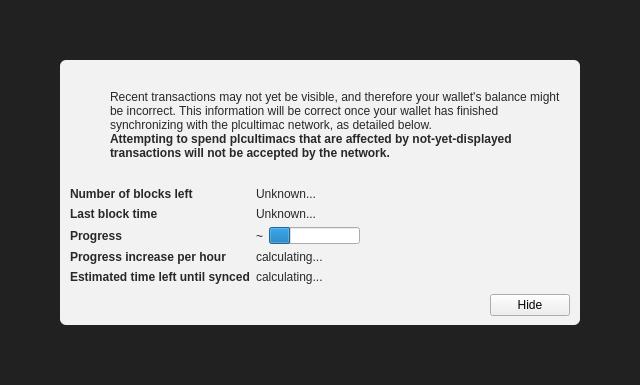
<?xml version="1.0" encoding="UTF-8"?>
<ui version="4.0">
 <class>ModalOverlay</class>
 <widget class="ModalOverlay" name="ModalOverlay">
  <property name="geometry">
   <rect>
    <x>0</x>
    <y>0</y>
    <width>640</width>
    <height>385</height>
   </rect>
  </property>
  <property name="windowTitle">
   <string>Form</string>
  </property>
  <layout class="QVBoxLayout" name="verticalLayout" stretch="0">
   <property name="sizeConstraint">
    <enum>QLayout::SetDefaultConstraint</enum>
   </property>
   <property name="leftMargin">
    <number>0</number>
   </property>
   <property name="topMargin">
    <number>0</number>
   </property>
   <property name="rightMargin">
    <number>0</number>
   </property>
   <property name="bottomMargin">
    <number>0</number>
   </property>
   <item>
    <widget class="QWidget" name="bgWidget" native="true">
     <property name="styleSheet">
      <string notr="true">#bgWidget { background: rgba(0,0,0,220); }</string>
     </property>
     <layout class="QVBoxLayout" name="verticalLayoutMain" stretch="1">
      <property name="leftMargin">
       <number>60</number>
      </property>
      <property name="topMargin">
       <number>60</number>
      </property>
      <property name="rightMargin">
       <number>60</number>
      </property>
      <property name="bottomMargin">
       <number>60</number>
      </property>
      <item>
       <widget class="QWidget" name="contentWidget" native="true">
        <property name="styleSheet">
         <string notr="true">#contentWidget { background: rgba(255,255,255,240); border-radius: 6px; }

QLabel { color: rgb(40,40,40);  }</string>
        </property>
        <layout class="QVBoxLayout" name="verticalLayoutSub" stretch="1,0,0,0">
         <property name="spacing">
          <number>0</number>
         </property>
         <property name="leftMargin">
          <number>10</number>
         </property>
         <property name="topMargin">
          <number>10</number>
         </property>
         <property name="rightMargin">
          <number>10</number>
         </property>
         <property name="bottomMargin">
          <number>10</number>
         </property>
         <item>
          <layout class="QHBoxLayout" name="horizontalLayoutIconText" stretch="0,1">
           <property name="topMargin">
            <number>20</number>
           </property>
           <item>
            <layout class="QVBoxLayout" name="verticalLayoutIcon">
             <property name="leftMargin">
              <number>0</number>
             </property>
             <item>
              <widget class="QPushButton" name="warningIcon">
               <property name="enabled">
                <bool>false</bool>
               </property>
               <property name="text">
                <string/>
               </property>
               <property name="icon">
                <iconset>
                 <normaloff>:/icons/warning</normaloff>
                 <disabledoff>:/icons/warning</disabledoff>:/icons/warning</iconset>
               </property>
               <property name="iconSize">
                <size>
                 <width>48</width>
                 <height>48</height>
                </size>
               </property>
               <property name="flat">
                <bool>true</bool>
               </property>
              </widget>
             </item>
             <item>
              <spacer name="verticalSpacerWarningIcon">
               <property name="orientation">
                <enum>Qt::Vertical</enum>
               </property>
               <property name="sizeHint" stdset="0">
                <size>
                 <width>20</width>
                 <height>40</height>
                </size>
               </property>
              </spacer>
             </item>
            </layout>
           </item>
           <item>
            <layout class="QVBoxLayout" name="verticalLayoutInfoText">
             <property name="leftMargin">
              <number>0</number>
             </property>
             <property name="topMargin">
              <number>0</number>
             </property>
             <item>
              <widget class="QLabel" name="infoText">
               <property name="text">
                <string>Recent transactions may not yet be visible, and therefore your wallet's balance might be incorrect. This information will be correct once your wallet has finished synchronizing with the plcultimac network, as detailed below.</string>
               </property>
               <property name="textFormat">
                <enum>Qt::RichText</enum>
               </property>
               <property name="wordWrap">
                <bool>true</bool>
               </property>
              </widget>
             </item>
             <item>
              <widget class="QLabel" name="infoTextStrong">
               <property name="font">
                <font>
                 <weight>75</weight>
                 <bold>true</bold>
                </font>
               </property>
               <property name="text">
                <string>Attempting to spend plcultimacs that are affected by not-yet-displayed transactions will not be accepted by the network.</string>
               </property>
               <property name="textFormat">
                <enum>Qt::RichText</enum>
               </property>
               <property name="wordWrap">
                <bool>true</bool>
               </property>
              </widget>
             </item>
             <item>
              <spacer name="verticalSpacerInTextSpace">
               <property name="orientation">
                <enum>Qt::Vertical</enum>
               </property>
               <property name="sizeHint" stdset="0">
                <size>
                 <width>20</width>
                 <height>40</height>
                </size>
               </property>
              </spacer>
             </item>
            </layout>
           </item>
          </layout>
         </item>
         <item>
          <spacer name="verticalSpacerAfterText">
           <property name="orientation">
            <enum>Qt::Vertical</enum>
           </property>
           <property name="sizeHint" stdset="0">
            <size>
             <width>20</width>
             <height>40</height>
            </size>
           </property>
          </spacer>
         </item>
         <item>
          <layout class="QFormLayout" name="formLayout">
           <property name="fieldGrowthPolicy">
            <enum>QFormLayout::FieldsStayAtSizeHint</enum>
           </property>
           <property name="horizontalSpacing">
            <number>6</number>
           </property>
           <property name="verticalSpacing">
            <number>6</number>
           </property>
           <property name="topMargin">
            <number>10</number>
           </property>
           <item row="0" column="0">
            <widget class="QLabel" name="labelNumberOfBlocksLeft">
             <property name="font">
              <font>
               <weight>75</weight>
               <bold>true</bold>
              </font>
             </property>
             <property name="text">
              <string>Number of blocks left</string>
             </property>
            </widget>
           </item>
           <item row="0" column="1">
            <widget class="QLabel" name="numberOfBlocksLeft">
             <property name="text">
              <string>Unknown...</string>
             </property>
            </widget>
           </item>
           <item row="1" column="0">
            <widget class="QLabel" name="labelLastBlockTime">
             <property name="font">
              <font>
               <weight>75</weight>
               <bold>true</bold>
              </font>
             </property>
             <property name="text">
              <string>Last block time</string>
             </property>
            </widget>
           </item>
           <item row="1" column="1">
            <widget class="QLabel" name="newestBlockDate">
             <property name="sizePolicy">
              <sizepolicy hsizetype="Maximum" vsizetype="Preferred">
               <horstretch>0</horstretch>
               <verstretch>0</verstretch>
              </sizepolicy>
             </property>
             <property name="text">
              <string>Unknown...</string>
             </property>
            </widget>
           </item>
           <item row="2" column="0">
            <widget class="QLabel" name="labelSyncDone">
             <property name="font">
              <font>
               <weight>75</weight>
               <bold>true</bold>
              </font>
             </property>
             <property name="text">
              <string>Progress</string>
             </property>
            </widget>
           </item>
           <item row="2" column="1">
            <layout class="QHBoxLayout" name="horizontalLayoutSync" stretch="0,1">
             <item>
              <widget class="QLabel" name="percentageProgress">
               <property name="text">
                <string notr="true">~</string>
               </property>
              </widget>
             </item>
             <item>
              <widget class="QProgressBar" name="progressBar">
               <property name="value">
                <number>24</number>
               </property>
               <property name="format">
                <string/>
               </property>
              </widget>
             </item>
            </layout>
           </item>
           <item row="4" column="0">
            <widget class="QLabel" name="labelProgressIncrease">
             <property name="font">
              <font>
               <weight>75</weight>
               <bold>true</bold>
              </font>
             </property>
             <property name="text">
              <string>Progress increase per hour</string>
             </property>
            </widget>
           </item>
           <item row="4" column="1">
            <widget class="QLabel" name="progressIncreasePerH">
             <property name="text">
              <string>calculating...</string>
             </property>
            </widget>
           </item>
           <item row="5" column="0">
            <widget class="QLabel" name="labelEstimatedTimeLeft">
             <property name="font">
              <font>
               <weight>75</weight>
               <bold>true</bold>
              </font>
             </property>
             <property name="text">
              <string>Estimated time left until synced</string>
             </property>
            </widget>
           </item>
           <item row="5" column="1">
            <widget class="QLabel" name="expectedTimeLeft">
             <property name="text">
              <string>calculating...</string>
             </property>
            </widget>
           </item>
          </layout>
         </item>
         <item>
          <layout class="QHBoxLayout" name="horizontalLayoutButtons">
           <property name="leftMargin">
            <number>10</number>
           </property>
           <property name="topMargin">
            <number>10</number>
           </property>
           <item>
            <spacer name="horizontalSpacer">
             <property name="orientation">
              <enum>Qt::Horizontal</enum>
             </property>
             <property name="sizeHint" stdset="0">
              <size>
               <width>40</width>
               <height>20</height>
              </size>
             </property>
            </spacer>
           </item>
           <item>
            <widget class="QPushButton" name="closeButton">
             <property name="text">
              <string>Hide</string>
             </property>
            </widget>
           </item>
          </layout>
         </item>
        </layout>
       </widget>
      </item>
     </layout>
    </widget>
   </item>
  </layout>
 </widget>
 <customwidgets>
  <customwidget>
   <class>ModalOverlay</class>
   <extends>QWidget</extends>
   <header>modaloverlay.h</header>
   <container>1</container>
  </customwidget>
 </customwidgets>
 <resources/>
 <connections/>
</ui>
